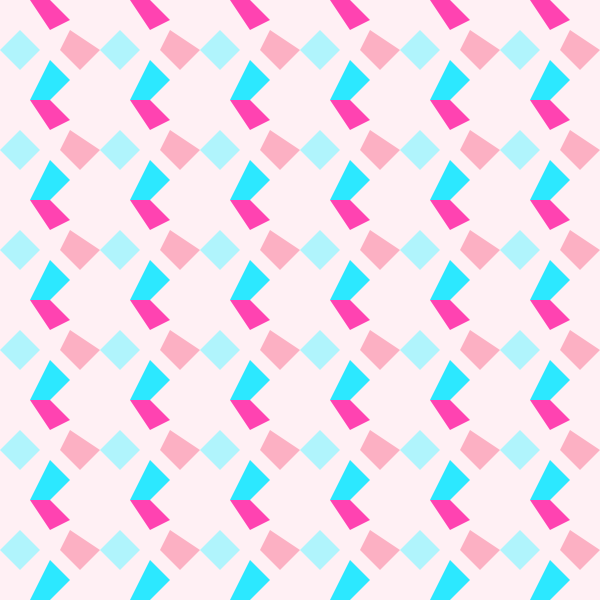
Frame 1 (no input)
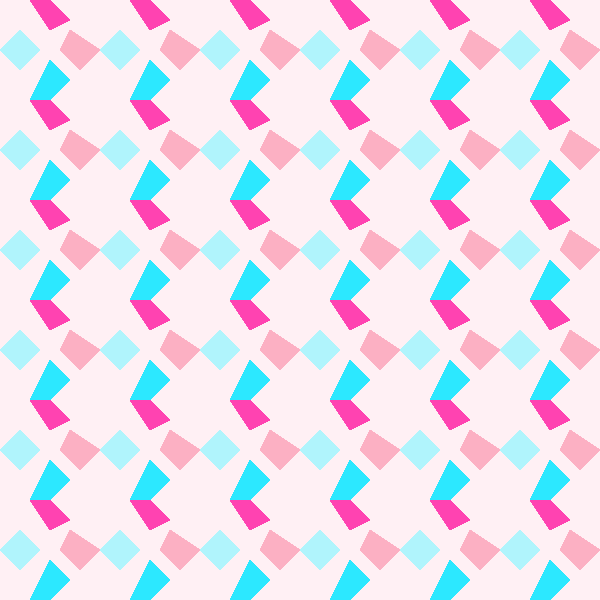
Frame 60 (the mouse pressed at the canvas centre just before this capture)
Frame 120 (the mouse held since frame 60 and released just before this capture): identical to frame 60, image omitted

The Processing sketch that drew these frames (run headless with seeded random() and noise(); from frame 60 on, the mouse is pressed at the canvas centre):

// Processing sketch: processing_149020
// ── processing_149020.pde

// Konkuk University 
// Department of Dynamic Media 
// SOS iDesign 
// Name: Lee hyejin 
// ID: 201420103 hye-jin 


float a; 

float angle; 

void setup() { 
  size(600, 600); 
  smooth(); 
  background(#FFF0F4); 


} 

void draw() { 
  angle += 0.01; 
  translate(width/2, height/2);  
  for (int i = -250; i < 400; i = i + 100) { 
    for (int j = -250; j < 400; j = j + 100) { 
      quad1(i, j); 

    } 


  } 
}

 
void quad1 (int x, int y) { 
  noStroke();
  fill(#FF43B1); 
  quad (x, y-50, x+20, y-30, x, y-20, x-20, y-50); 
  fill(#2CE8FF);
  quad (x, y+10, x+20, y+30, x, y+50, x-20, y+50); 
  fill(#FCB0C3);
  quad (x+20, y-20, x+50, y, x+30, y+20, x+10, y); 
  fill(#B0F4FC);
  quad (x-30, y-20, x-50, y, x-30, y+20, x-10, y); 


}   

void keyPressed() { 
  background(255); 

} 
